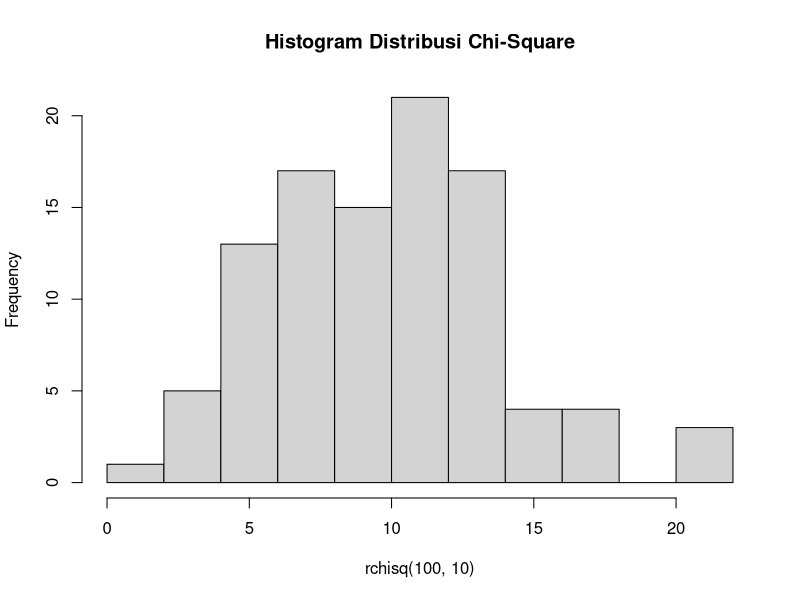

The R script that drew this image:
# a
dchisq(2, 10)
# [1] 0.007664155

# b
hist(rchisq(100, 10), main = "Histogram Distribusi Chi-Square")

# c
mean = 10
varian = 2 * 10
# [1] 20